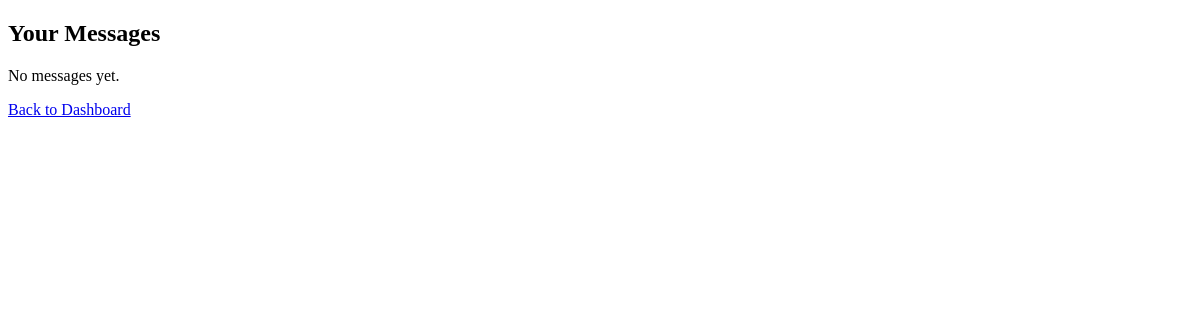
The app's page /messaging/messages/ (signed in), older data.
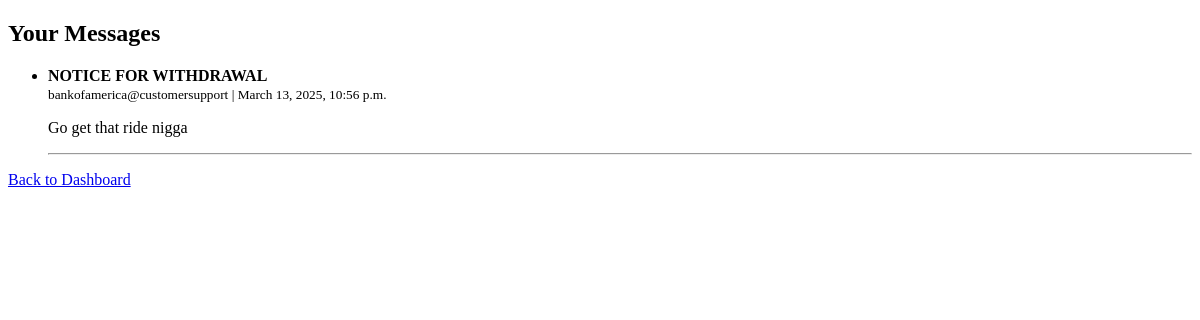
The same page, newer data.
### messaging/models.py (models this page shows, shortened)
class Message(models.Model):
    sender = models.ForeignKey(User, on_delete=models.CASCADE, related_name="sent_messages")
    receiver = models.ForeignKey(User, on_delete=models.CASCADE, related_name="received_messages")
    subject = models.CharField(max_length=255)
    content = models.TextField()
    timestamp = models.DateTimeField(auto_now_add=True)
    is_read = models.BooleanField(default=False)
    class Meta:
        ordering = ['-timestamp']  # Newest messages first

### messaging/views.py (the view)
# urls.py: path('messages/', user_messages, name='user_messages'),
@login_required
def user_messages(request):
    messages = Message.objects.filter(receiver=request.user).order_by('-timestamp')
    return render(request, 'messaging/messages.html', {'messages': messages})

### messaging/templates/messaging/messages.html (shortened to what this page needs)
{% load static %}
<!DOCTYPE html>
<html lang="en">
<head>
</head>
<body>
    <h2>Your Messages</h2>
    {% if messages %}
        <ul>
            {% for message in messages %}
                <li>
                    <strong>{{ message.subject }}</strong><br>
                    <small>{{ message.sender }} | {{ message.timestamp }}</small>
                    <p>{{ message.content }}</p>
                </li>
                <hr>
            {% endfor %}
        </ul>
    {% else %}
        <p>No messages yet.</p>
    {% endif %}
    <a href="{% url 'dashboard' %}">Back to Dashboard</a>
</body>
</html>

Row changes from the older to the newer data that the page shows:
added Message: subject "NOTICE FOR WITHDRAWAL", sender "bankofamerica@customersupport", timestamp "March 13, 2025, 10:56 p.m.", content "Go get that ride nigga"
Text that changed along with them:
text no longer shown: "No messages yet."
